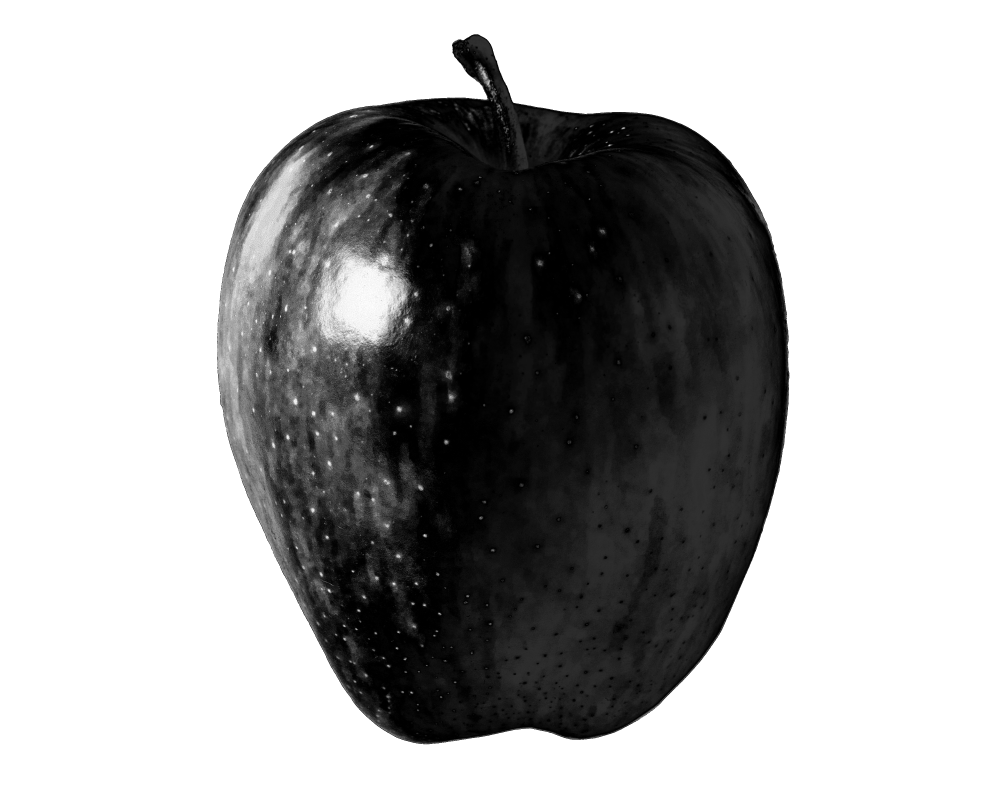
#> input picture 20170215/apple.png, 3000 x 2400 px (shown at 1/3 size)
$ jupyter execute --allow-errors 'Intro to Matplotlib.ipynb'   (shell and % lines are left out)
#> lines starting #> are read from the running program, lines starting #| are printed output that depends on the picture
#> (a cell that did not finish here is left out)

## Plotting in python with `matplotlib`

There are a number of excellent plotting libraries for Python, including `matplotlib`, `seaborn`, `plotly`, `bokeh`, `mayavi`, and more. Some of these packages use each other, and they each specialize in some particular component of plotting (for example, interactive plots for websites).

That said, `matplotlib` is by far the most mature, popular, and recommended plotting library for the majority of your needs. It empowers you to produce just about any data visualization you can imagine, and you can use it to produce publication-quality figures. To get inspired, I encourage you to scroll through <a href="http://matplotlib.org/gallery.html"> these examples</a> that demonstrate the extent of `matplotlib`'s capabilities.

In this lesson, we will learn `matplotlib` basics from the ground up, giving you an introduction on how to use this package to make figures. For this tutorial, I will assume that you are already familiar with some Python, including the basics of the numerical computing package NumPy.

\* A note about versions: `matplotlib` recently released a major update that dramatically improved many parts of the package. I suggest you update to `matplotlib 2.0` (in anaconda environments, this can be done using `conda update matplotlib`).

---

### A quick note on data formats

Because this session focuses on plotting data, I will not extensively cover the highly related topic of data formats.

For this reason, the example data I use will consist of very simple `numpy` arrays: the most common way to store scientific data in Python.

Most of your data, whether it is stored in CSV files, MATLAB files, image files (tif, etc.), json, HDF5, or anything else, can easily be imported into Python and specifically into `numpy` arrays.

For now, let's generate some data to play with:

[cell 2]
import numpy as np

x = np.arange(0, 10, 0.05) # uniform array of real values from 0 to 10
y = np.sin(6*x) + np.sin(3*(x-0.5)) # a sum of two sinusoids, as an example dataset

---

### Basic plotting

To begin, let's import the module that contains most of our plotting needs: `pyplot`.

*Note: it is very common for people to import pyplot as `plt`; my use of `pl` is just a personal preference.*

[cell 3]
import matplotlib.pyplot as pl

Basic plotting can be done using commands available directly in the `pyplot` namespace. This is similar to MATLAB-style plotting commands.

[cell 4]
# plot the data
pl.plot(x, y)

[cell 5]
# set axis labels and title
pl.xlabel('Time (sec.)')
pl.ylabel('Amplitude')
pl.title('My Fake Data')

[cell 6]
# plot additional lines
pl.plot(x+.5, y*2)
pl.plot(x+1., y/3)

[cell 7]
# clear the current figure
pl.clf()

For simple formatting options, this shortcut exists:

[cell 8]
pl.plot(x, y, 'bo-')

[cell 9]
pl.plot(x, -y, 'rx--')

For more complex formatting:

[cell 10]
pl.clf()

pl.plot(x, y,
        color='slateblue',
        marker='p',
        linewidth=3,
        markersize=10,
        markeredgewidth=2,
        markeredgecolor='black',
        markerfacecolor='moccasin',
        linestyle='dashdot')

A large number of plot styles are available:

[cell 11]
# scatter plot

pl.clf()

pl.scatter(x, y, s=(y+5)**2, c=x)

# s specifies marker sizes for each point
# c specifies marker colors for each point

[cell 12]
# pie chart

pl.clf()

slices = [10, 20, 30, 40]
colors = ['gray', 'coral', 'goldenrod', 'indigo']
explode = [.05, .05, .01, .08]

pl.pie(slices, colors=colors, explode=explode, autopct='%0.0f')

[cell 13]
# histogram

pl.clf()

pl.hist(y, bins=12, edgecolor='k')

[cell 14]
# bar chart

pl.clf()

xs = np.array([0, 1, 2, 3])
y1 = [.5, .6, .2, .3]
y2 = [.1, .2, .4, .35]
y3 = [.3, .1, .6, .2]

pl.bar(xs, y1, width=0.2, color='powderblue')
pl.bar(xs+.2, y2, width=0.2, color='cadetblue')
pl.bar(xs+.4, y3, width=0.2, color='seagreen')

[cell 15]
# box plot

pl.clf()

group_1 = np.random.normal(0, 1, size=5000)
group_2 = np.random.normal(2, 1, size=5000)
group_3 = np.random.normal(0, 4, size=5000)
group_4 = np.random.normal(-1, 3, size=5000)

pl.boxplot([group_1, group_2, group_3, group_4])

[cell 16]
# error bars

pl.clf()

x1 = x[:100]
y1 = y[:100]

#> (the rest of this cell did not finish here and is left out)

[cell 17]
# quiver plot

pl.clf()

xpos, ypos = np.meshgrid(np.arange(0, np.pi, .3), np.arange(0, 2*np.pi, .3))
x_comp = np.cos(xpos)
y_comp = np.sin(ypos)

pl.quiver(xpos, ypos, x_comp, y_comp)

[cell 18]
# fill between

pl.clf()

pl.plot(x, y, color='k', linewidth=3)

yerror = np.random.uniform(.6, .9, size=y.shape)

pl.fill_between(x, y+yerror, y-yerror, color='powderblue', alpha=.8)

Now that we've seen some of the plot styles available, let's consider how we would customize a given plot, using our original example as a template.

[cell 19]
pl.clf()

pl.plot(x, y, color='grey')

pl.xlabel('Time (sec.)', fontsize='large', weight='bold')
pl.ylabel('Amplitude', fontsize='large', style='italic')
pl.title('My Fake Data', fontsize='x-large')

[cell 20]
pl.xlim(0,4)

pl.ylim(-.5,1.8)

[cell 21]
pl.axis([0, 1.6, -0.5, 1.6])

[cell 22]
pl.xticks( np.arange(0,4,0.2), rotation=90 )

pl.yticks( [0, .5, 1.], ['low','medium','high'], rotation=30 )

[cell 23]
pl.tight_layout() # squeeze everything into the figure in a non-overlapping way

What if you want to label each line, and show the labels in a legend?

[cell 24]
pl.clf()

pl.plot(x, y, color='black', label='my black data')
pl.plot(x, y/2, color='cyan', label='my cyan data')
pl.plot(x, -y, color='pink', label='my pink data')

pl.legend()
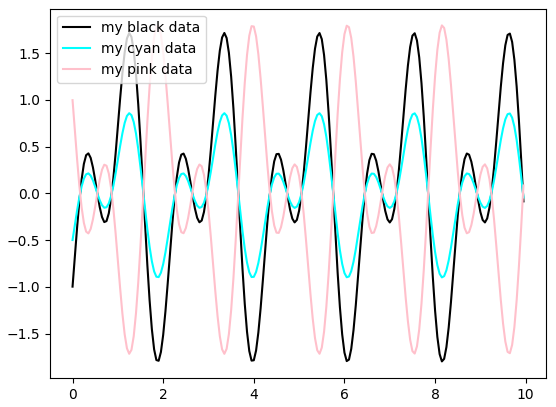
#> figure drawn by matplotlib, 1 panel; curve peaks at x = 3.35, y = 1.72; curve peaks at x = 3.35, y = 0.858; curve peaks at x = 8.15, y = 1.8

The previous example showed one way to plots multiple lines of data. But what if you have a large amount of structured data to plot?

One option would be to plot the individual lines using a loop, and that can sometimes be the best option. But another option exists:

[cell 25]
pl.clf()

# create a matrix with multiple transformations of y
y_many = np.array([ y,
                    y+2,
                    y*2,
                    -y ])

# the way we created it, the default shape has timepoints along the columns
print('Original shape:', y_many.shape)

# matplotlib wants a matrix where timepoints are in the rows; i.e. for every entry in x, there is a *row* in y
# to achieve this, we can simply transpose the matrix
y_many = y_many.T
print('New shape:', y_many.shape)

# we can now plot multiple lines at once
pl.plot(x, y_many)
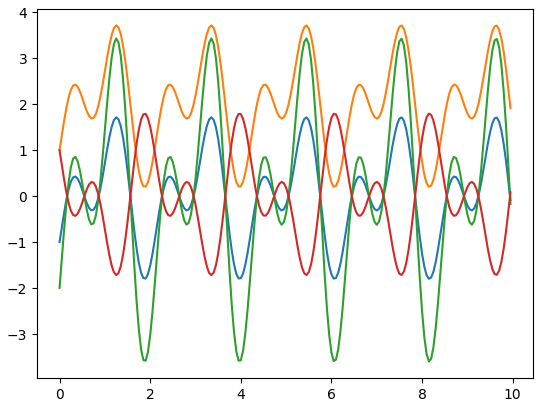
#> figure drawn by matplotlib, 1 panel; curve peaks at x = 3.35, y = 1.72; curve peaks at x = 3.35, y = 3.72; curve peaks at x = 3.35, y = 3.43

Speaking of plotting multiple data lines at once: sometimes you want to plot multiple lines of data on top of one another, but they have different magnitudes of values. Later we will learn a more advanced view of `matplotlib` that allows this to arbitrary levels of complexity.

But, there is a simple shortcut for the case of plotting data with 2 distinct y axes:

[cell 26]
pl.clf()

pl.plot(x, y, color='violet')
pl.ylabel('My Original Data', color='violet')

pl.twinx()

pl.plot(x, -y*1000, color='red')
pl.ylabel('My Larger Data', color='red')

pl.tight_layout()
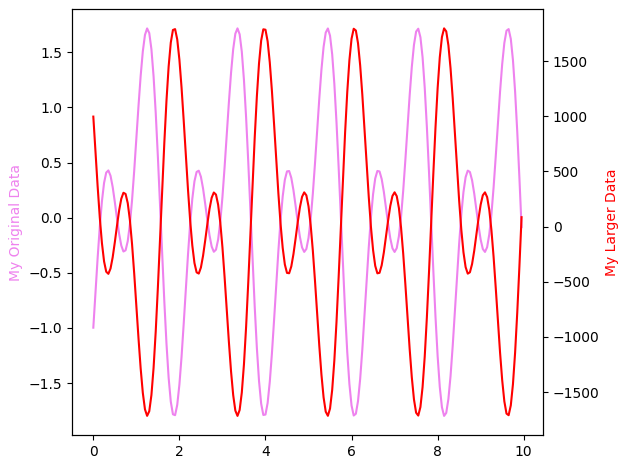
#> figure drawn by matplotlib, 2 panels; panel 1: curve peaks at x = 3.35, y = 1.72; panel 2: curve peaks at x = 8.15, y = 1797.5

### Saving a figure

`matplotlib` is able to save plots to many different image formats. To save a figure:

[cell 27]
pl.savefig('my_figure.png')

pl.close()

Available formats include png, jpg, pdf, eps, svg, ps (the latter 4 are compatible with vector editing software such as Adobe Illustrator).

### Images

There's lots more you can do with data plotting, but let's now take a brief look at the image functionality available in `matplotlib`.

Recall that an image is no more than a matrix of values. `matplotlib` offers a variety of ways to visualize matrices, and thus to show images.

[cell 28]
apple = pl.imread('apple.png')
#> apple is the input picture: shape (2400, 3000) float32; min 0, max 1, mean 0.676

pl.imshow(apple)
pl.colorbar()
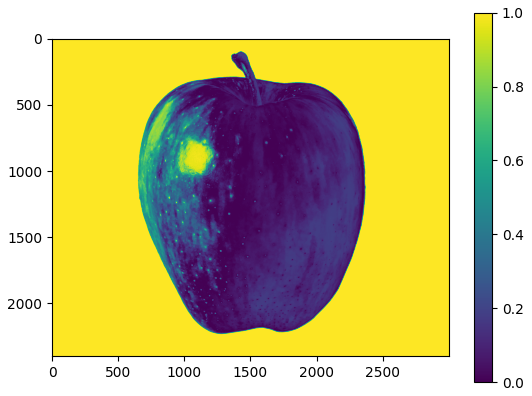
#> figure drawn by matplotlib, 2 panels

When an image has only one channel, it is often assumed to be greyscale. In `matplotlib`, the default behaviour is to show the image with a standard colormap, which maps values to a range of colours.

To see all of `matplotlib`'s colormaps, see <a href="http://matplotlib.org/examples/color/colormaps_reference.html">this page.</a>

[cell 29]
pl.clf()

pl.imshow(apple, cmap=pl.cm.Greys_r)
pl.colorbar()
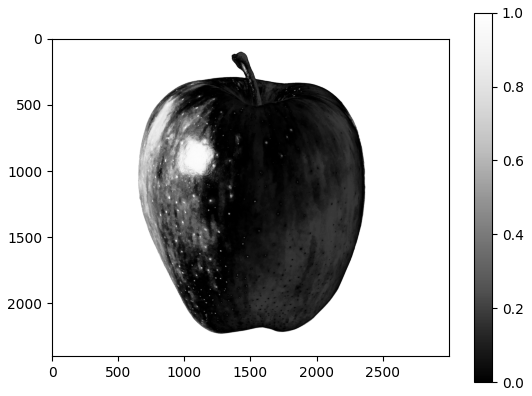
#> figure drawn by matplotlib, 2 panels

[cell 30]
pl.clf()

pl.imshow(apple, cmap=pl.cm.jet)
pl.colorbar()
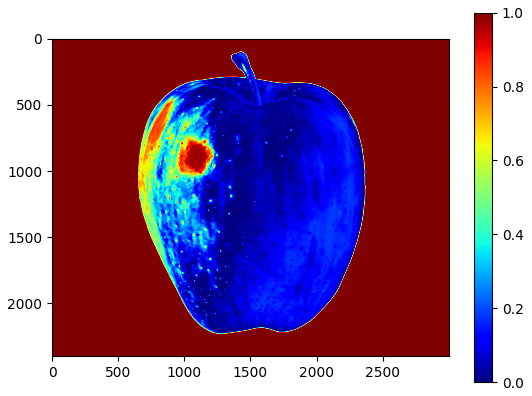
#> figure drawn by matplotlib, 2 panels

[cell 31]
pl.clf()

pl.imshow(apple, cmap=pl.cm.Reds_r)
pl.colorbar()
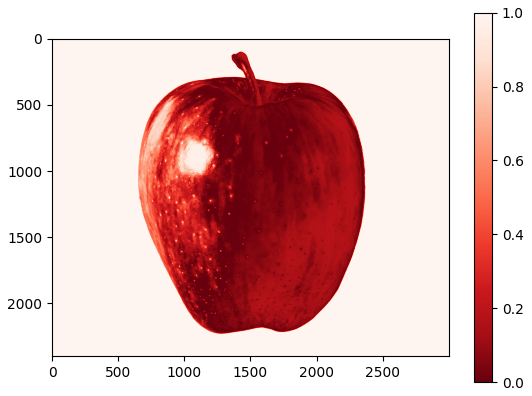
#> figure drawn by matplotlib, 2 panels

[cell 32]
pl.clf()

pl.imshow(apple, cmap=pl.cm.Greens_r)
pl.colorbar()
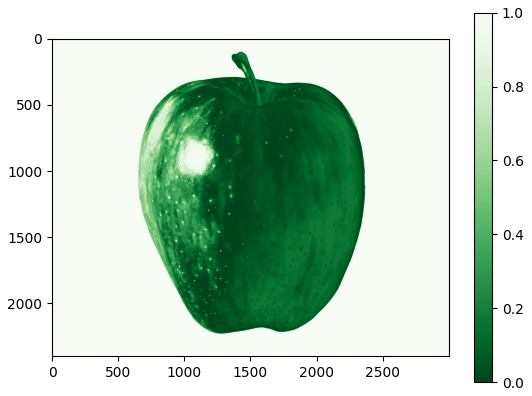
#> figure drawn by matplotlib, 2 panels

By default, `matplotlib` will map the full range of values in your image matrix to a colormap. However, you can easily specify any range of your choosing to be mapped. For example, here we will inspect the minimum and maximum value of our image, then tell `imshow` to map only a small range thereof onto the colormap.

[cell 33]
print( apple.min() )
#| 0.0
print( apple.max() )
#| 1.0

[cell 34]
pl.clf()

pl.imshow(apple, cmap=pl.cm.Greens_r, vmin=0.85, vmax=0.9)
pl.colorbar()
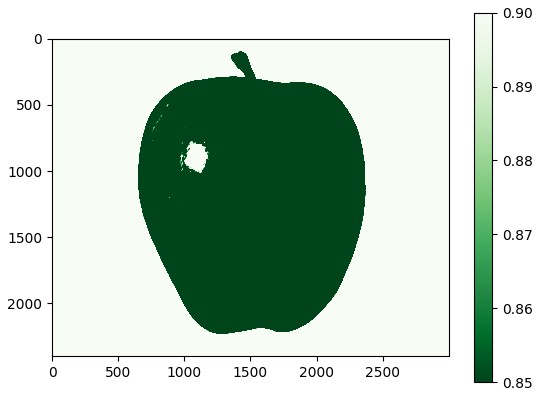
#> figure drawn by matplotlib, 2 panels

You can use `imshow` to display any data stored in 2D matrices. But, that function was made specifically for images. There is another function, `pcolormesh`, intended specifically for generating pseudocolour plots. Here we will generate some fake data and display it using a pseudocolour plot.

[cell 35]
pl.clf()

# generate some fake data in a 2D matrix, where:
# the x coordinate will represent time
# the y coordinate will represent individual measured subjects (ex. cells)
# the value of each entry will represent the magnitude of the signal (ex. fluorescence)
impulse = np.random.choice([0,1], size=[50,1000], p=[.98,.02])
kernel = np.exp(-5*np.arange(0,1,0.05))
data = np.array([np.convolve(i,kernel) for i in impulse])

# show the data using a pseudocolour plot
pl.pcolormesh(data)
pl.xlabel('Time (secs)')
pl.ylabel('Cells')
pl.colorbar(label='Fluorescence')
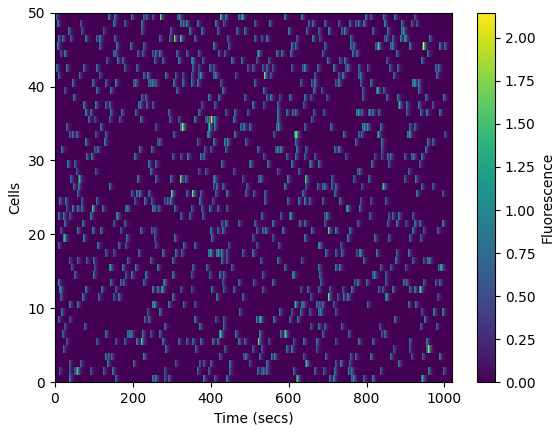
#> figure drawn by matplotlib, 2 panels

---

On the topic of colours: `matplotlib` offers a variety of ways to specify colours.

First, there is a large set of <a href="http://matplotlib.org/examples/color/named_colors.html">named colours available</a>.

More generally, you can specify any colour by supplying a list of RGBA (red, blue, green, alpha=transparency) values ranging from 0-1, such as (0.1, 0.5, 0.2, 1).

You can also specify colours using hex values, such as '#AB4E12'.

[cell 36]
pl.clf()

pl.plot(x, y, color='mediumspringgreen')

pl.plot(x, y+5, color=[.1, .2, .3, 1])

pl.plot(x, y+10, color='#AB4E12')
#> (the rest of the program and of its run is left out)
